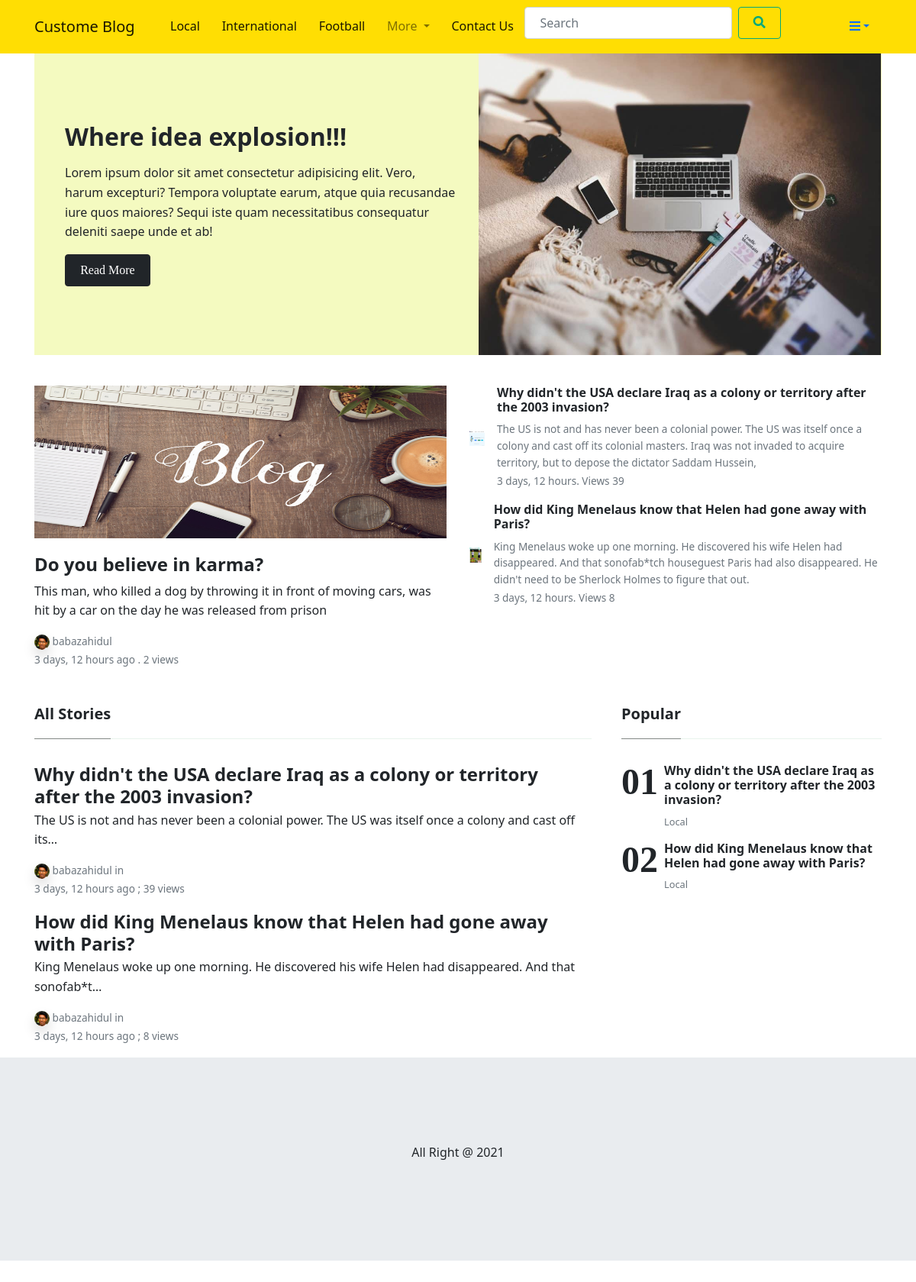
Before: / with the older database file.
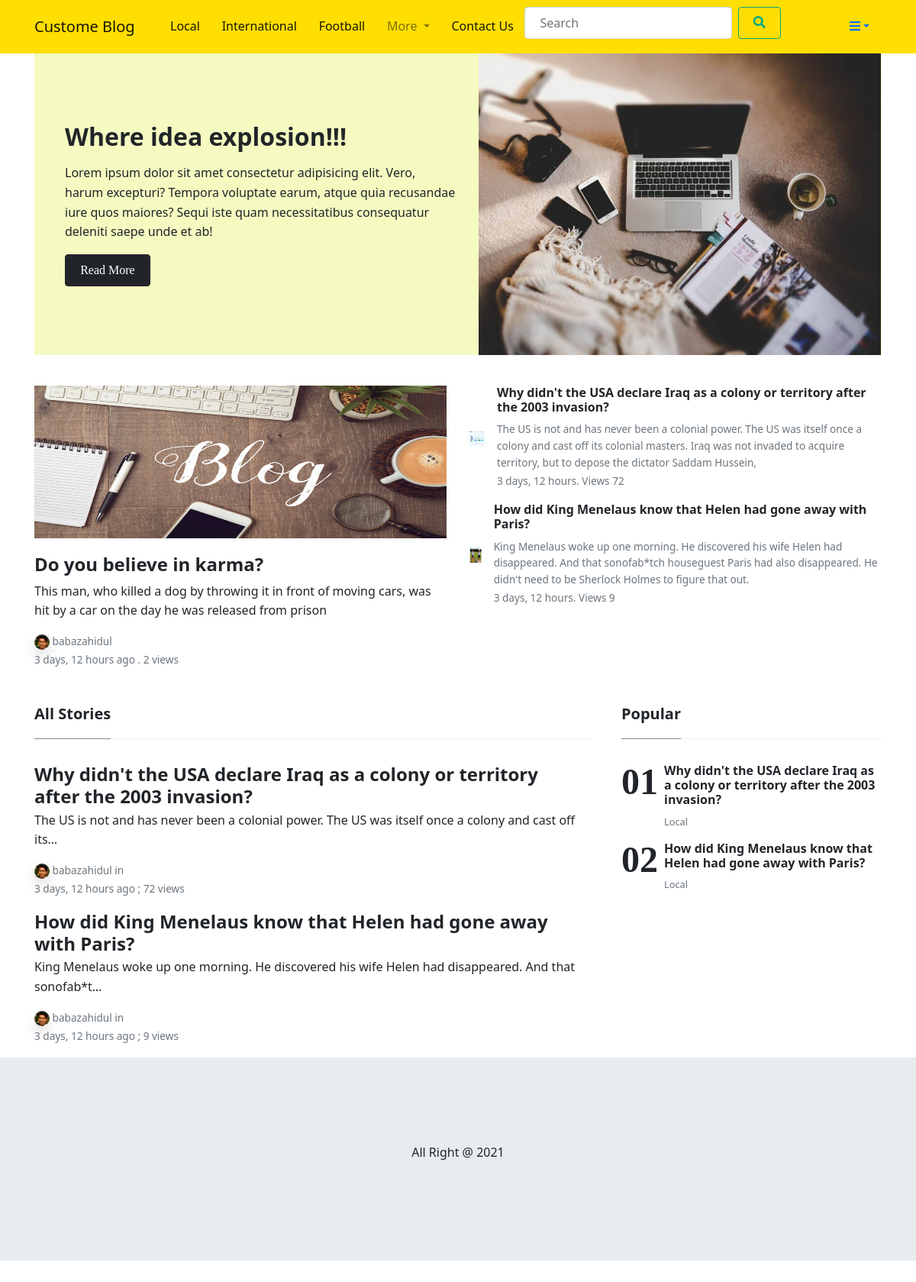
After: the same page with the newer database file.
### blog/models.py (models this page shows, shortened)
class Post(models.Model):
    title = models.CharField(max_length=100)
    description = models.TextField()
    image = models.ImageField(upload_to = "blog/feature_image/", blank=True, null=True)
    category = models.ForeignKey(Category, on_delete=models.SET_NULL, null=True)
    tags = models.ManyToManyField(Tag, blank=True)
    author = models.ForeignKey(Author, on_delete=models.SET_NULL, null=True)
    status = models.CharField(choices=STATUS, max_length=10, default='active')
    featured = models.BooleanField(default=False)
    visit_count = models.IntegerField(default=0)
    visible = models.BooleanField(default=True)
    created_date = models.DateTimeField(auto_now_add=True)
    class Meta:
        verbose_name_plural = "Post"

class Author(models.Model):
    author = models.OneToOneField(User, on_delete=models.SET_NULL, null=True)
    first_name = models.CharField(max_length=20)
    last_name = models.CharField(max_length=20)
    email = models.EmailField()
    designation = models.CharField(choices=DESIGNATION, max_length=20)
    author_img = models.ImageField(upload_to="author/", blank=True, null=True)
    author_status = models.CharField(choices=STATUS, max_length=12)
    class Meta:
        verbose_name_plural = "Author"

class Category(models.Model):
    name = models.CharField(max_length=20)
    slug = models.SlugField(null=True, blank=True)
    image = models.ImageField(null=True, upload_to='category/', blank=True)
    created_date = models.DateTimeField(auto_now=True)
    class Meta:
        verbose_name_plural = "Category"
    def __str__(self):
        return self.name

### blog/views.py (the view)
# urls.py: path('', views.home, name='home'),
def home(request):
    feature_post = Post.objects.filter(status='active', featured=True, visible=True).order_by('category', '-created_date')[:5]
    context={
        'f_post': feature_post.first(),
        's_post': feature_post[1],
        'last_post': feature_post[2:]
    }
    return render(request, 'pages/home.html', context)

### blog/custome_context_processor.py (called while the page is built)
def menucategory(request):
    category_3 = Category.objects.all()\
        .annotate(num_post=Count('post'))\
        .order_by('-num_post')[:3]
    rest_category = Category.objects.all()\
        .annotate(num_post=Count('post'))\
        .order_by('-num_post')[3:]
    context = {
        'category_3' : category_3,
        'rest_category': rest_category,
    }
    return context

### templates/pages/home.html (shortened to what the changed rows need)
{% extends 'base.html' %}
{% load static %}
{% block content %}
<div class="container">
	<div class="jumbotron jumbotron-fluid mb-3 pt-0 pb-0 bg-lightblue position-relative">
		<div class="pl-4 pr-0 h-100 tofront">
			<div class="row justify-content-between">
				<div class="col-md-6 pt-6 pb-6 align-self-center">
					<h2 class="secondfont mb-3 font-weight-bold">Where idea explosion!!!</h2>
				</div>
			</div>
		</div>
	</div>
</div>
<div class="container py-4 " style="margin-bottom: 70px;">
	<div class="row">
		<div class="col-lg-6">
			<div class="card border-0 mb-4 box-shadow h-xl-300">
				<div class="card-body px-0 pb-0 d-flex flex-column align-items-start">
					<h2 class="h4 font-weight-bold">
						<a class="text-dark" href="{% url 'view_post' s_post.id %}"> {{ s_post.title }}</a>
					</h2>
				</div>
			</div>
		</div>
		<div class="col-lg-6">
			<div class="flex-md-row mb-4 box-shadow h-xl-300">
					{% for post in last_post %}
					<div class="mb-3 d-flex align-items-center">
						{% if post.image %}
						<img height="20" width="20" src="{{ post.image.url }}">
						{% else %}
						<img height="20" width="20" src="{% static 'empty.jpg' %}">
						{% endif %}
						<div class="pl-3">
							<h2 class="mb-2 h6 font-weight-bold">
								<a class="text-dark" href="{% url 'view_post' post.id %}">{{ post.title }}</a>
							</h2>
							<div class="card-text text-muted small">
								{{ post.description }}
							</div>
							<small class="text-muted">{{ post.created_date | timesince }}. Views {{ post.visit_count }}</small>
						</div>
					</div>
					{% endfor %}
			</div>
		</div>
	</div>
</div>
<div class="container">
	<div class="row justify-content-between">
		<div class="col-md-8">
			{% for p in last_post %}
			<div class="mb-3 d-flex justify-content-between">
				<div class="pr-3">
					<h2 class="mb-1 h4 font-weight-bold">
						<a class="text-dark" href="{% url 'view_post'  p.id %}">{{ p.title }}</a>
					</h2>
					<p>
						{{ p.description | truncatechars:100 }}
					</p>
					<div class="card-text text-muted small">
						{% if p.author.author_img %}
						<img height="20" class="rounded-circle shadow" style="border-radius: 50%;"
							src="{{ p.author.author_img.url }}">
						{% else %}
						<img class="rounded-circle shadow" height="20"
							src="https://www.pngarts.com/files/11/Avatar-PNG-Transparent-Image.png" alt="">
						{% endif %}
						{{ p.author.author.username }} in <a class="text-dark" href="">{{ p.catagories.name }} </a>
					</div>
					<small class="text-muted">{{p.created_date|timesince }} ago ; {{ p.visit_count}} views </small>
				</div>
			</div>
			{% endfor %}
		</div>
		<div class="col-md-4 pl-4">
			<ol class="list-featured">
				{% for p in last_post %}
				<li>
					<span>
						<h6 class="font-weight-bold">
							<a href="{% url 'view_post' p.id %}" class="text-dark">{{ p.title }}</a>
						</h6>
						<p class="text-muted"> {{p.category.name}}</p>
					</span>
				</li>
				{% endfor %}
			</ol>
		</div>
	</div>
</div>
{% endblock %}

Changed rows visible on the page:
changed Post (number 2 of 3 on the later page): visit_count "39" → "72"
changed Post "How did King Menelaus know that Helen had gone away with Paris?": visit_count "8" → "9"
